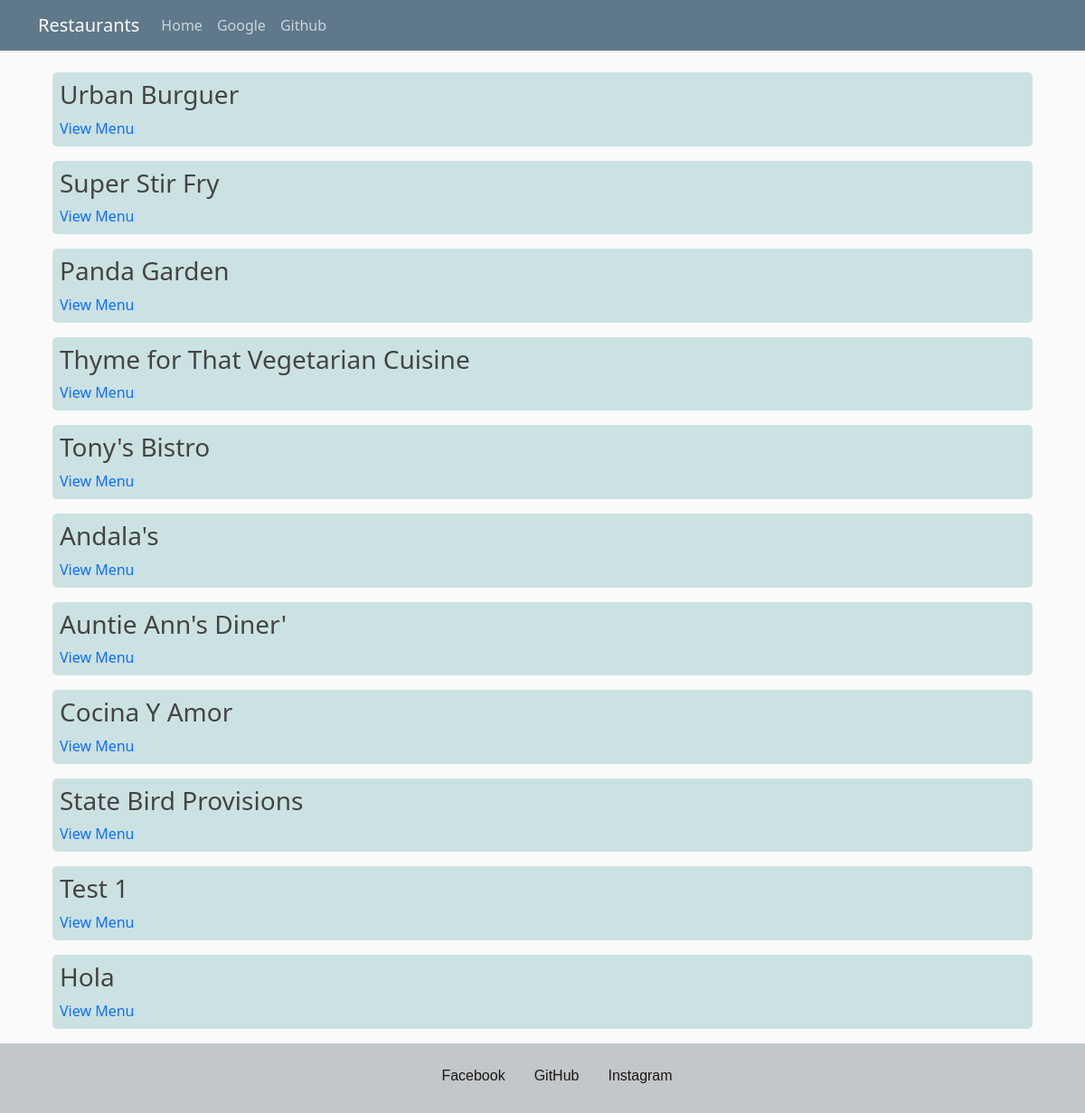
Page /restaurant on the earlier database version.
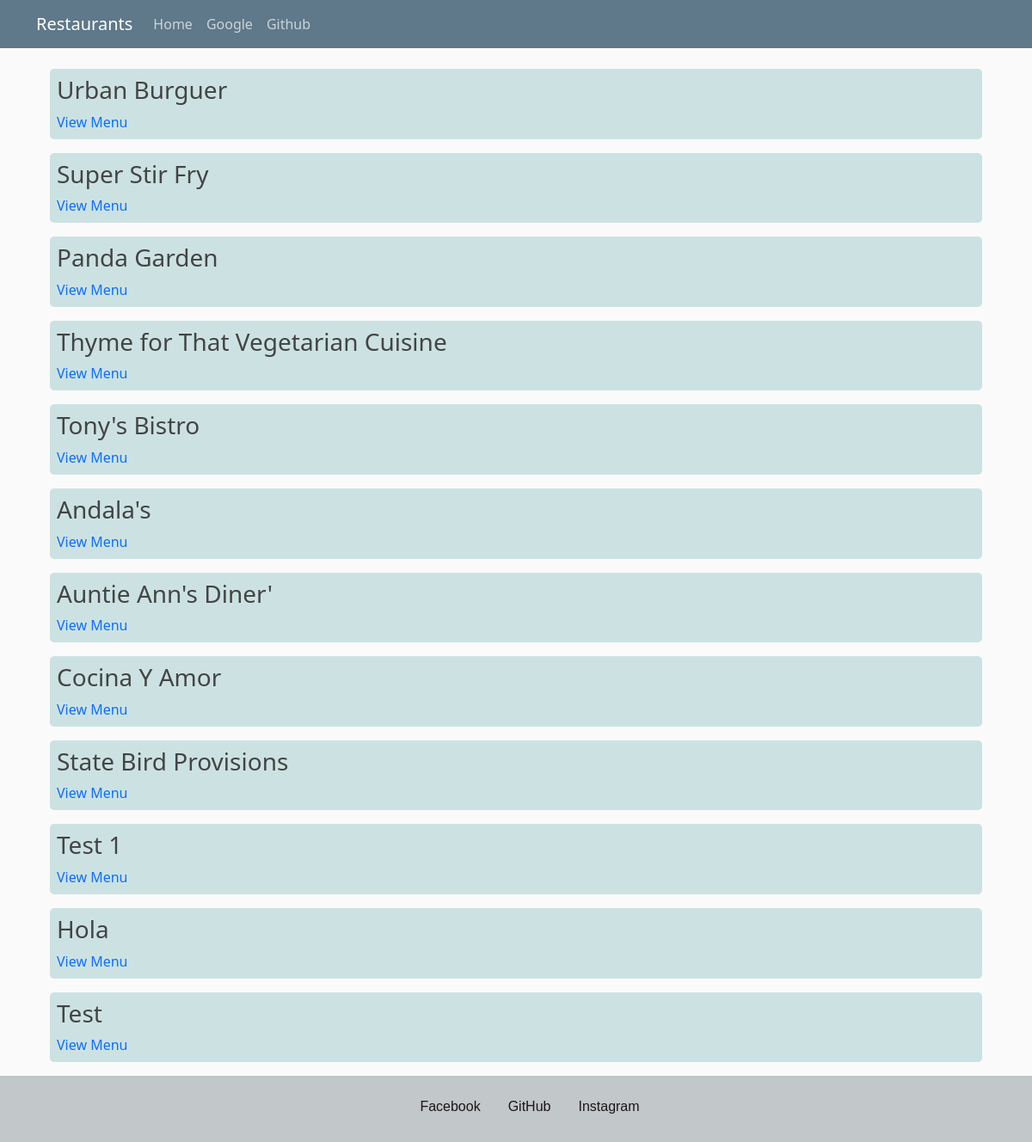
Same page on the later database version.
### restaurant_appf/models.py (models this page shows, shortened)
class Restaurant(db.Model):
    __tablename__ = 'restaurant'
    id = db.Column(db.Integer, primary_key=True)
    name = db.Column(db.String(250), nullable=False)
    user_id = db.Column(db.Integer, db.ForeignKey('user.id'))
    user = db.relationship(User)

### restaurant_appf/routes.py (the view)
@app.route('/')
@app.route('/restaurant')
def show_restaurants():
    restaurant = db.session.query(Restaurant).all()
    return render_template('restaurants.html', restaurant = restaurant)

### restaurant_appf/templates/restaurants.html (shortened to what this page needs)
{% extends "layout.html" %}
{% block content %}
<div class="main">
  {% for r in restaurant %}
    <div class="show_restaurants">
      <span><h3>{{r.name}}</h3></span>
      <div class="view_menu_button">
        <a href="{{url_for('show_menu', restaurant_id=r.id)}}">View Menu</a>
      </div>
    </div>
  {% endfor %}
</div>
{% endblock %}

Differences in the rows shown:
added Restaurant: name "Test"
